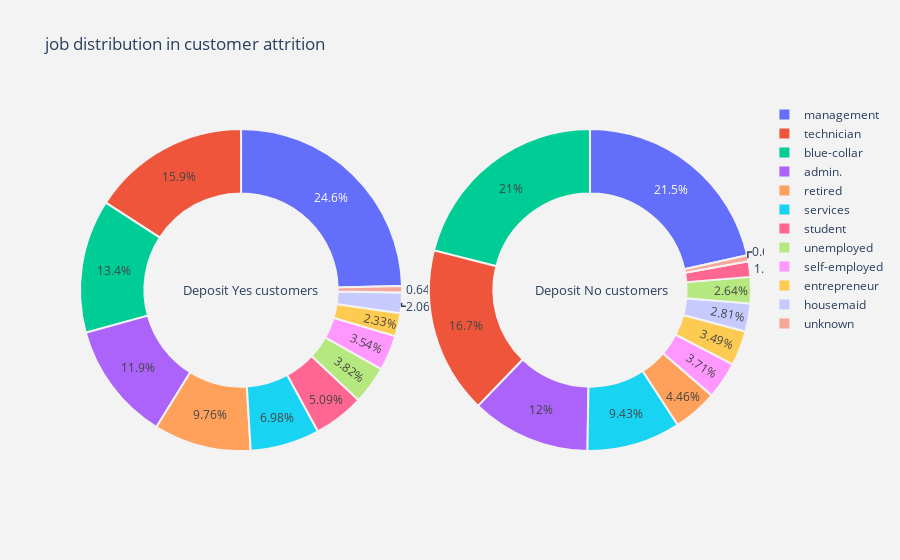
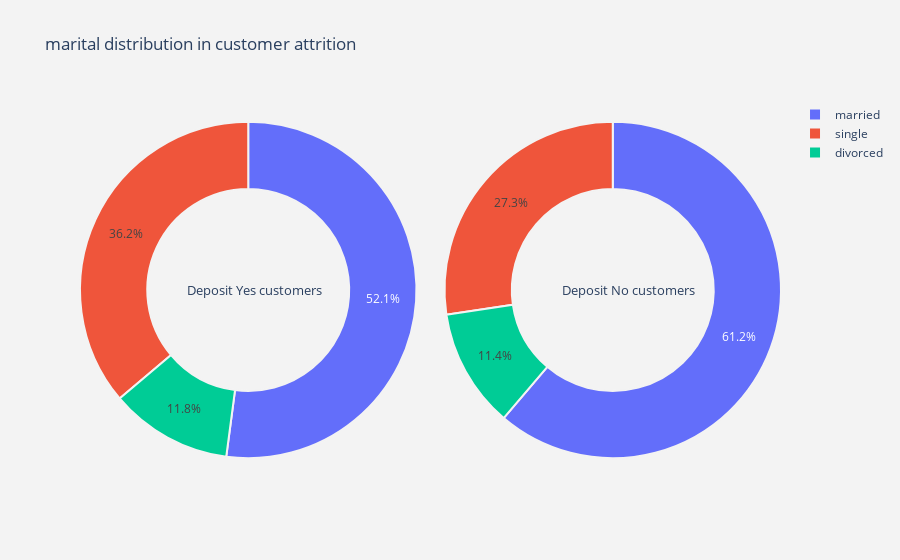
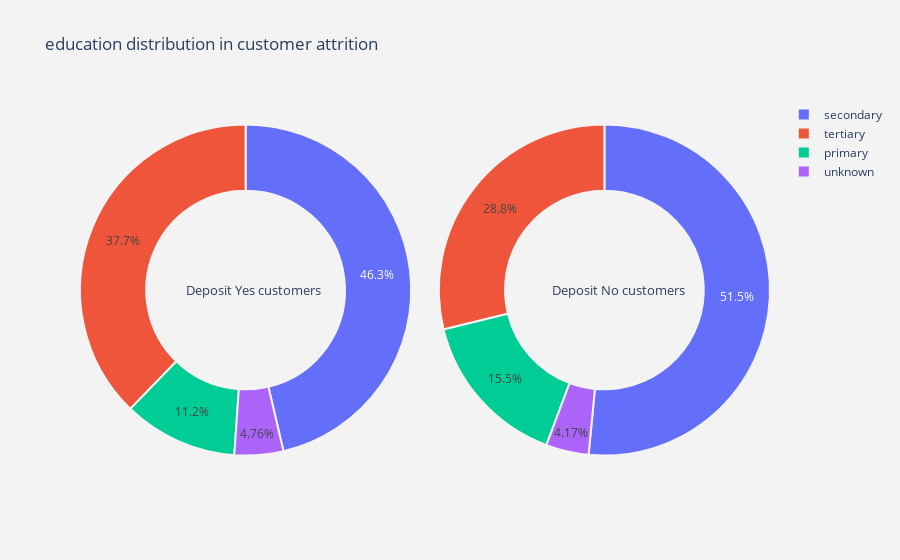
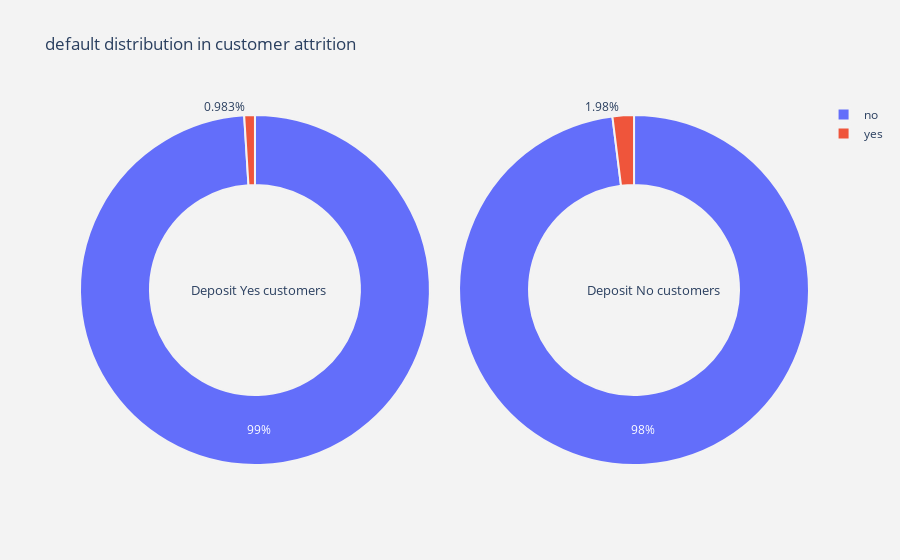

The notebook cell saved with these charts, in order:
### Code cell
# Categorical Variables Pie Charts
for i in cat_cols :
    plot_pie(i)
    
# Numerical Variables Histogram
for i in num_cols:
    histogram(i)

### Figure 1 — Plotly figure (JSON) as saved in the notebook; plotly's stock layout.template omitted (floating-point values rounded to 4 significant figures)
{"data": [{"domain": {"x": [0, 0.48]}, "hole": 0.6, "hoverinfo": "label+percent+name", "labels": ["management", "technician", "blue-collar", "admin.", "retired", "services", "student", "unemployed", "self-employed", "entrepreneur", "housemaid", "unknown"], "marker": {"line": {"color": "rgb(243,243,243)", "width": 2}}, "name": "Deposit (Yes) Customers", "type": "pie", "values": [1301, 840, 708, 631, 516, 369, 269, 202, 187, 123, 109, 34]}, {"domain": {"x": [0.52, 1]}, "hole": 0.6, "hoverinfo": "label+percent+name", "labels": ["management", "blue-collar", "technician", "admin.", "services", "retired", "self-employed", "entrepreneur", "housemaid", "unemployed", "student", "unknown"], "marker": {"line": {"color": "rgb(243,243,243)", "width": 2}}, "name": "Deposit (No) customers", "type": "pie", "values": [1265, 1236, 983, 703, 554, 262, 218, 205, 165, 155, 91, 36]}], "layout": {"annotations": [{"font": {"size": 13}, "showarrow": false, "text": "Deposit Yes customers", "x": 0.15, "y": 0.5}, {"font": {"size": 13}, "showarrow": false, "text": "Deposit No customers", "x": 0.88, "y": 0.5}], "paper_bgcolor": "rgb(243,243,243)", "plot_bgcolor": "rgb(243,243,243)", "title": {"text": "job distribution in customer attrition "}}}

### Figure 2 — Plotly figure (JSON) as saved in the notebook; plotly's stock layout.template omitted (floating-point values rounded to 4 significant figures)
{"data": [{"domain": {"x": [0, 0.48]}, "hole": 0.6, "hoverinfo": "label+percent+name", "labels": ["married", "single", "divorced"], "marker": {"line": {"color": "rgb(243,243,243)", "width": 2}}, "name": "Deposit (Yes) Customers", "type": "pie", "values": [2755, 1912, 622]}, {"domain": {"x": [0.52, 1]}, "hole": 0.6, "hoverinfo": "label+percent+name", "labels": ["married", "single", "divorced"], "marker": {"line": {"color": "rgb(243,243,243)", "width": 2}}, "name": "Deposit (No) customers", "type": "pie", "values": [3596, 1606, 671]}], "layout": {"annotations": [{"font": {"size": 13}, "showarrow": false, "text": "Deposit Yes customers", "x": 0.15, "y": 0.5}, {"font": {"size": 13}, "showarrow": false, "text": "Deposit No customers", "x": 0.88, "y": 0.5}], "paper_bgcolor": "rgb(243,243,243)", "plot_bgcolor": "rgb(243,243,243)", "title": {"text": "marital distribution in customer attrition "}}}

### Figure 3 — Plotly figure (JSON) as saved in the notebook; plotly's stock layout.template omitted (floating-point values rounded to 4 significant figures)
{"data": [{"domain": {"x": [0, 0.48]}, "hole": 0.6, "hoverinfo": "label+percent+name", "labels": ["secondary", "tertiary", "primary", "unknown"], "marker": {"line": {"color": "rgb(243,243,243)", "width": 2}}, "name": "Deposit (Yes) Customers", "type": "pie", "values": [2450, 1996, 591, 252]}, {"domain": {"x": [0.52, 1]}, "hole": 0.6, "hoverinfo": "label+percent+name", "labels": ["secondary", "tertiary", "primary", "unknown"], "marker": {"line": {"color": "rgb(243,243,243)", "width": 2}}, "name": "Deposit (No) customers", "type": "pie", "values": [3026, 1693, 909, 245]}], "layout": {"annotations": [{"font": {"size": 13}, "showarrow": false, "text": "Deposit Yes customers", "x": 0.15, "y": 0.5}, {"font": {"size": 13}, "showarrow": false, "text": "Deposit No customers", "x": 0.88, "y": 0.5}], "paper_bgcolor": "rgb(243,243,243)", "plot_bgcolor": "rgb(243,243,243)", "title": {"text": "education distribution in customer attrition "}}}

### Figure 4 — Plotly figure (JSON) as saved in the notebook; plotly's stock layout.template omitted (floating-point values rounded to 4 significant figures)
{"data": [{"domain": {"x": [0, 0.48]}, "hole": 0.6, "hoverinfo": "label+percent+name", "labels": ["no", "yes"], "marker": {"line": {"color": "rgb(243,243,243)", "width": 2}}, "name": "Deposit (Yes) Customers", "type": "pie", "values": [5237, 52]}, {"domain": {"x": [0.52, 1]}, "hole": 0.6, "hoverinfo": "label+percent+name", "labels": ["no", "yes"], "marker": {"line": {"color": "rgb(243,243,243)", "width": 2}}, "name": "Deposit (No) customers", "type": "pie", "values": [5757, 116]}], "layout": {"annotations": [{"font": {"size": 13}, "showarrow": false, "text": "Deposit Yes customers", "x": 0.15, "y": 0.5}, {"font": {"size": 13}, "showarrow": false, "text": "Deposit No customers", "x": 0.88, "y": 0.5}], "paper_bgcolor": "rgb(243,243,243)", "plot_bgcolor": "rgb(243,243,243)", "title": {"text": "default distribution in customer attrition "}}}
